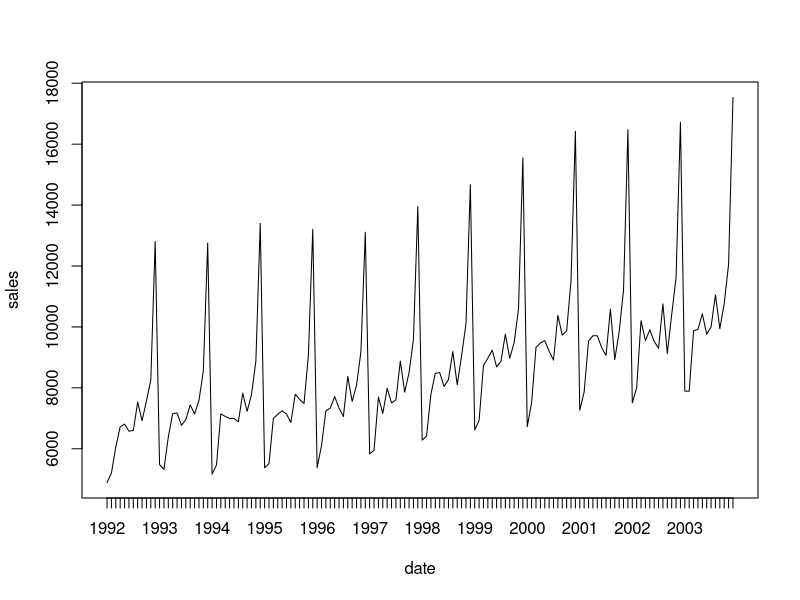
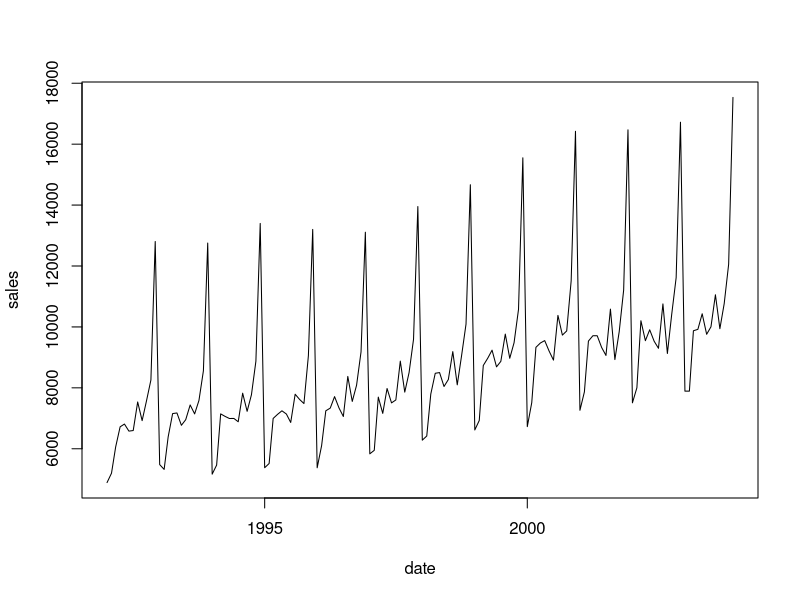
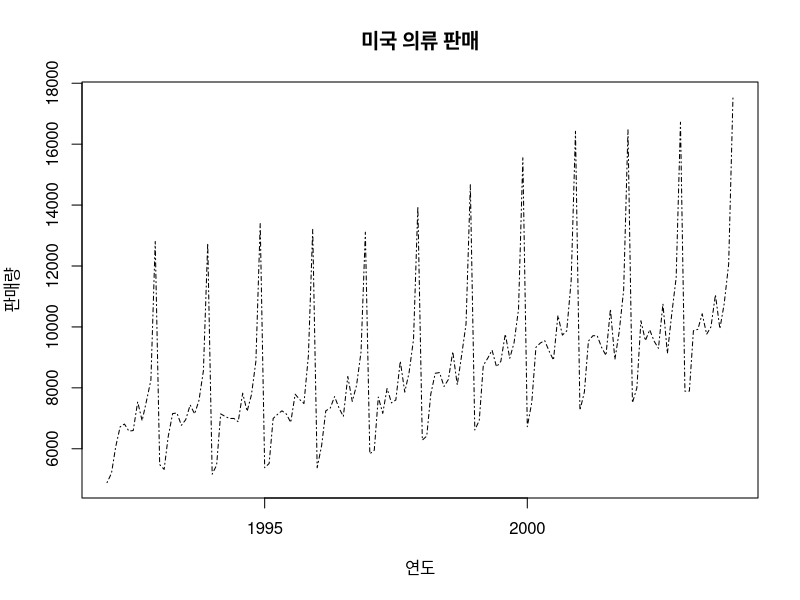
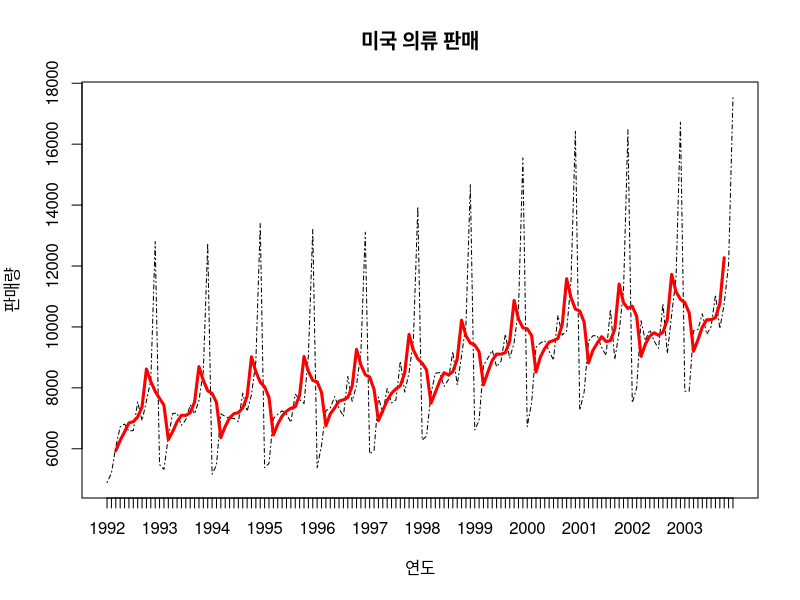
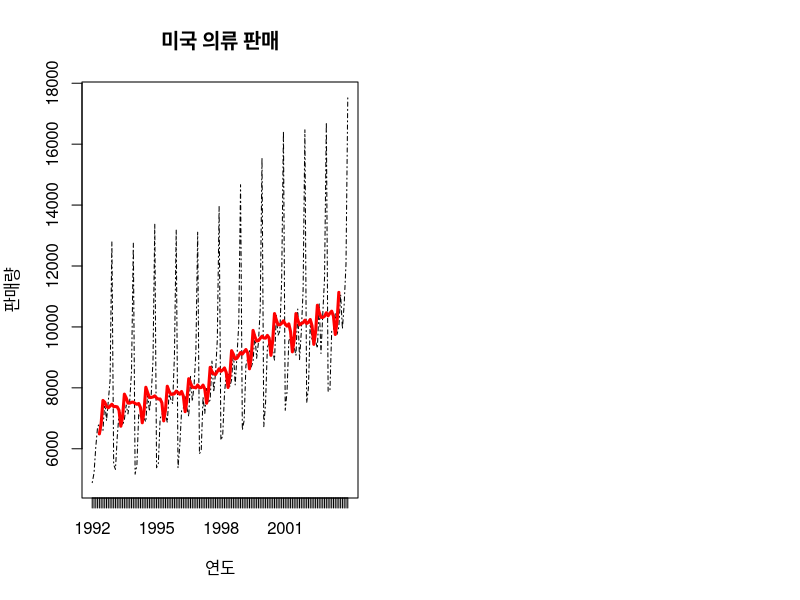
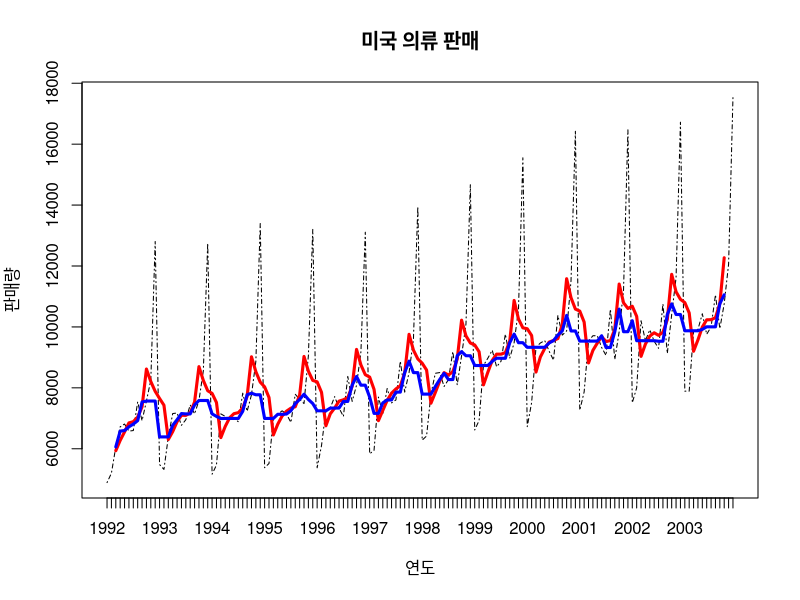
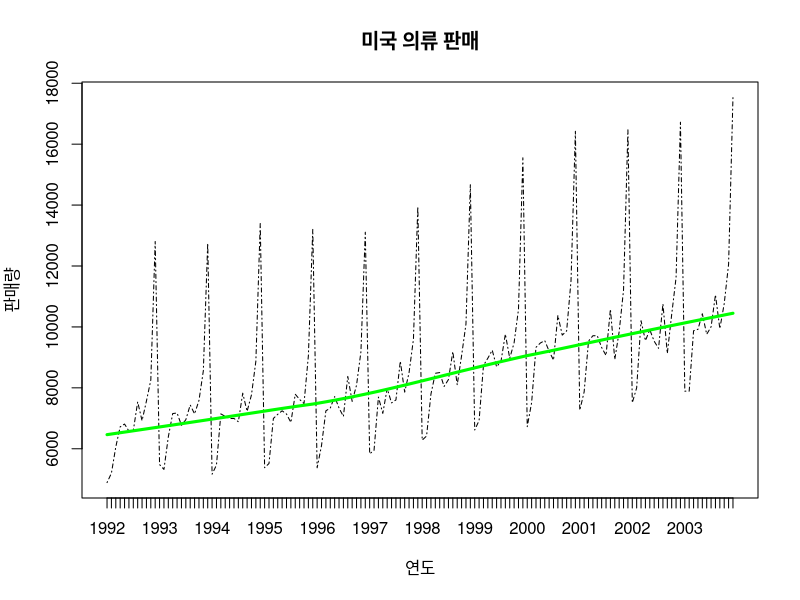
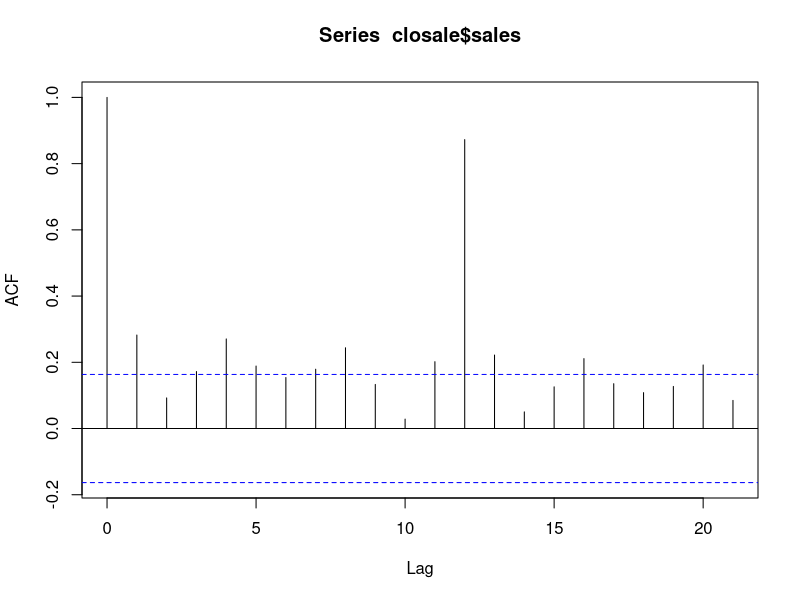

The R source for these figures, in order:
closale <- read.csv("closale.csv")
closale2 <- closale
head(closale)

library(zoo)
library(lubridate)

as.yearmon("2007-03-01")

closale$date <- as.yearmon(closale$date)
head(closale)
plot(closale,type="l")


### lubridate 를 사용하려면 뒤에 01 를 붙여서 사용하면 된다. 
closale2$date <- paste0(closale2$date,"-01")
closale2$date <- ymd(closale2$date)
plot(closale2,type="l")

plot(closale2, type='l', lty=4, main="미국 의류 판매", xlab="연도", ylab="판매량")


# 이동 평균 
# 자기 날짜를 기준으로 앞으로 2달 뒤로 2달 총 5개를 평균. 
# 앞에 2달의 경우 앞에 달 값이 없으므로 na.pad = T를 해줘서 채워줘야된다. 
# 기간을 늘리게 된다면 더 부드럽게 된다. 

mov.avr = rollmean(closale$sales, 5, na.pad=T)

plot(closale, type='l', lty=4, main="미국 의류 판매", xlab="연도", ylab="판매량")
lines(closale$date, mov.avr, col='red', lwd=3) # x 축 : date, y 축 : mov.avr 

par(mfrow=c(1,2))
plot(closale, type='l', lty=4, main="미국 의류 판매", xlab="연도", ylab="판매량")
lines(closale$date, rollmean(closale$sales, 10, na.pad=T), col='red', lwd=3) # x 축 : date, y 축 : mov.avr 

par(mfrow=c(1,1))

# 이동 중간값
mov.med = rollmedian(closale$sales, 5, na.pad=T)

plot(closale, type='l', lty=4, main="미국 의류 판매", xlab="연도", ylab="판매량")
lines(closale$date, mov.avr, col='red', lwd=3) # x 축 : date, y 축 : mov.avr 
lines(closale$date, mov.med, col='blue', lwd=3)


# 국소 가중 회귀 locally-weighted polynomial regression
# 시계열에서 일부를 회귀, 회귀선을 이어붙여 평활 
# 일정구간에서만 회귀분석을 한다. 선들을 쭉이어서 한다.  => 가중 회귀 
# 국소 가중 회귀 => 가쪽에 있는 데이터의 경우가 Weight를 적게 주고 가운데 있는 데이터를 Weight를 많이 준다. 


loc.reg = lowess(closale$sales) # R의 기본. 

plot(closale, type='l', lty=4, main="미국 의류 판매", xlab="연도", ylab="판매량")
lines(closale$date, loc.reg$y, col='green', lwd=3) # y가 실제로 필요한 값.


# 자기 상관. ACF
# AutoCorrelation Function 

acf(closale$sales) # 12월이 Seasonality 가 있다. 
# Linear Trend가 있어서 Cor 가 약간씩 높다. 

